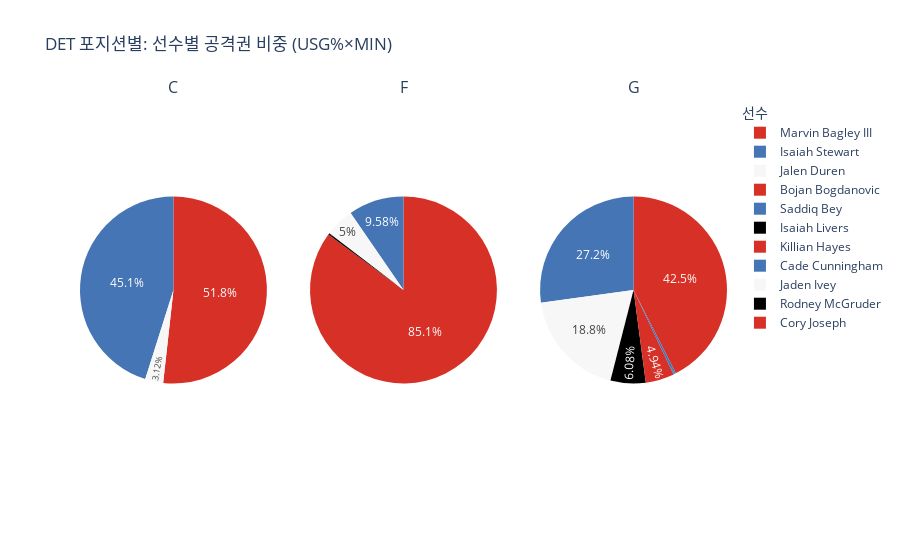

The code cell stored with this chart in its notebook:
### Code cell
from plotly.subplots import make_subplots
import plotly.graph_objects as go

# 색상 팔레트 (큰 비중부터 차례대로)
custom_colors = ["#d73027", "#4575b4", "#f7f7f7", "#000000"]

positions = ['C','F','G']
subfig = make_subplots(
    rows=1, cols=len(positions),
    specs=[[{"type":"domain"}]*len(positions)],
    subplot_titles=positions
)

for i, pos in enumerate(positions, start=1):
    subdf = player_pos_usg[player_pos_usg['START_POSITION'] == pos]

    # 비중(USG_minutes_sum) 큰 순서대로 정렬
    subdf = subdf.sort_values("USG_minutes_sum", ascending=False).reset_index(drop=True)

    # 색상: 큰 비중부터 빨강-파랑-흰-검정 순서로 할당
    colors = custom_colors * (len(subdf) // len(custom_colors) + 1)

    subfig.add_trace(
        go.Pie(
            labels=subdf['PLAYER_NAME'],
            values=subdf['USG_minutes_sum'],
            name=pos,
            textinfo="percent",
            textposition="inside",
            showlegend=True,
            marker=dict(colors=colors[:len(subdf)])
        ),
        row=1, col=i
    )
subfig.update_layout(
    title_text="DET 포지션별: 선수별 공격권 비중 (USG%×MIN)",
    legend_title="선수"
)

subfig.show()

### Figure 1 — Plotly figure (JSON) as saved in the notebook; plotly's stock layout.template omitted (floating-point values rounded to 4 significant figures)
{"data": [{"domain": {"x": [0, 0.2889], "y": [0, 1]}, "labels": ["Marvin Bagley III", "Isaiah Stewart", "Jalen Duren"], "marker": {"colors": ["#d73027", "#4575b4", "#f7f7f7"]}, "name": "C", "showlegend": true, "textinfo": "percent", "textposition": "inside", "type": "pie", "values": [1545000.0, 1346000.0, 93120.0]}, {"domain": {"x": [0.3556, 0.6444], "y": [0, 1]}, "labels": ["Bojan Bogdanovic", "Saddiq Bey", "Isaiah Stewart", "Isaiah Livers"], "marker": {"colors": ["#d73027", "#4575b4", "#f7f7f7", "#000000"]}, "name": "F", "showlegend": true, "textinfo": "percent", "textposition": "inside", "type": "pie", "values": [20740000.0, 2335000.0, 1219000.0, 70350.0]}, {"domain": {"x": [0.7111, 1], "y": [0, 1]}, "labels": ["Killian Hayes", "Cade Cunningham", "Jaden Ivey", "Rodney McGruder", "Cory Joseph", "Isaiah Livers"], "marker": {"colors": ["#d73027", "#4575b4", "#f7f7f7", "#000000", "#d73027", "#4575b4"]}, "name": "G", "showlegend": true, "textinfo": "percent", "textposition": "inside", "type": "pie", "values": [1900000.0, 1214000.0, 841900.0, 271500.0, 220800.0, 19170.0]}], "layout": {"annotations": [{"font": {"size": 16}, "showarrow": false, "text": "C", "x": 0.1444, "xanchor": "center", "xref": "paper", "y": 1, "yanchor": "bottom", "yref": "paper"}, {"font": {"size": 16}, "showarrow": false, "text": "F", "x": 0.5, "xanchor": "center", "xref": "paper", "y": 1, "yanchor": "bottom", "yref": "paper"}, {"font": {"size": 16}, "showarrow": false, "text": "G", "x": 0.8556, "xanchor": "center", "xref": "paper", "y": 1, "yanchor": "bottom", "yref": "paper"}], "legend": {"title": {"text": "선수"}}, "title": {"text": "DET 포지션별: 선수별 공격권 비중 (USG%×MIN)"}}}
